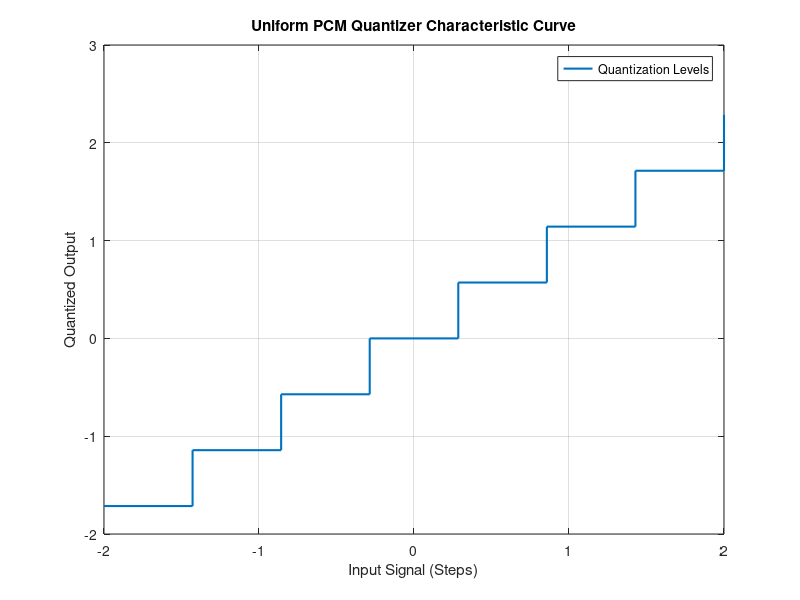

Write MATLAB code to recreate this figure.
Am = 2;
n = 3;
L = 2^n;

Vmin = -Am;
Vmax = Am;
delta = (Vmax - Vmin) / (L - 1);
steps = Vmin:delta:Vmax;
quant = Vmin - delta/2 : delta : Vmax + delta/2;

figure;
stairs(steps, quant(2:end), 'LineWidth', 1.5);
title('Uniform PCM Quantizer Characteristic Curve');
xlabel('Input Signal (Steps)');
ylabel('Quantized Output');
legend('Quantization Levels');
grid on;
